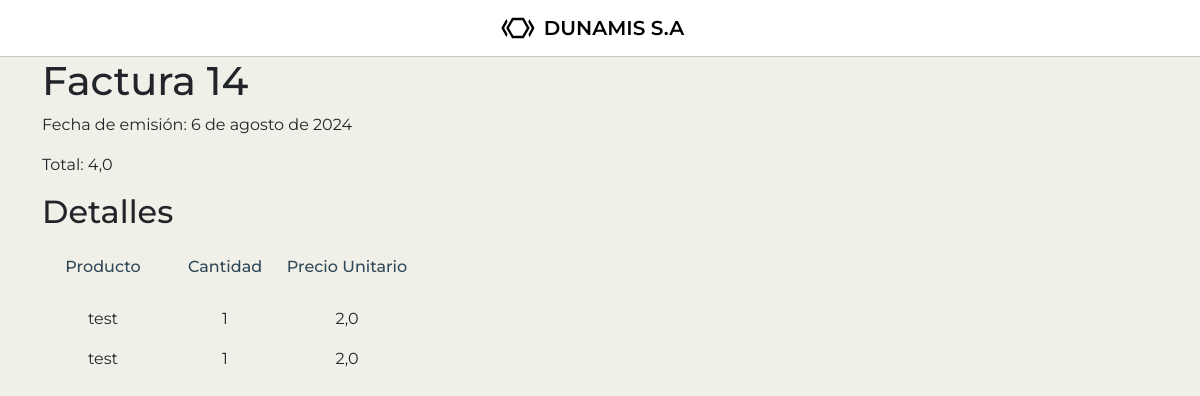
The app's page /facturas/detalle/14/, older data.
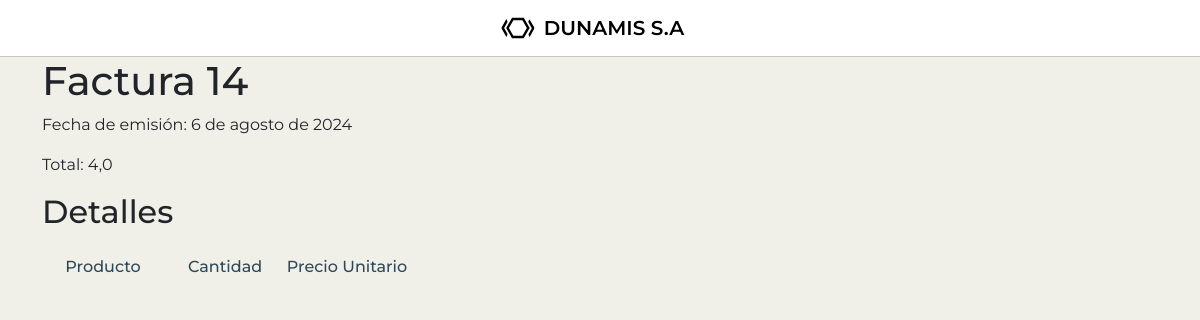
The same page, newer data.
### mod_ventas/sub_mod_facturas/models.py (models this page shows, shortened)
class FacturaDetalle(models.Model):
    factura = models.ForeignKey(Factura, on_delete=models.CASCADE)
    producto = models.ForeignKey(Producto, on_delete=models.CASCADE)
    cantidad = models.PositiveIntegerField(default=1)
    precio_unitario = models.FloatField(default=0.0)

### mod_ventas/sub_mod_productos/models.py (models this page shows, shortened)
class Producto(models.Model):
    nombre = models.CharField(max_length=150)
    imagen = models.ImageField(upload_to='productos/', blank=True, null=True, default='productos/default.png')
    tipo_producto = models.ForeignKey(TipoProducto, on_delete=models.CASCADE, default=1)
    proveedor = models.ForeignKey(Proveedor, on_delete=models.CASCADE, default=1)
    precio_compra = models.FloatField(validators=[MinValueValidator(1)], default=0)
    precio_venta = models.FloatField(validators=[MinValueValidator(1)], default=0)
    codigo_lote = models.CharField(max_length=150, default='')
    stock = models.IntegerField(default=0)
    fecha_vencimiento = models.DateField(default=date.today)
    slug = models.SlugField(default='', null=False)
    activo = models.BooleanField(default=True)
    descripcion = models.TextField()
    def __str__(self):
        return self.nombre

### mod_ventas/sub_mod_facturas/views.py (the view)
# urls.py: path('detalle/<int:pk>/', views.factura_detalle, name='factura_detalle'),
def factura_detalle(request, pk):
    factura = get_object_or_404(Factura, pk=pk)
    detalles = FacturaDetalle.objects.filter(factura=factura)
    return render(request, 'sub_mod_facturas/factura_detalle.html', {
        'factura': factura,
        'detalles': detalles,
    })

### mod_ventas/sub_mod_facturas/templates/sub_mod_facturas/factura_detalle.html
{% extends 'base.html' %}
{% block content %}
  <h1>Factura {{ factura.numero_factura }}</h1>
  <p>Fecha de emisión: {{ factura.fecha_emision }}</p>
  <p>Total: {{ factura.total }}</p>
  <h2>Detalles</h2>
  <table>
    <thead>
      <tr>
        <th>Producto</th>
        <th>Cantidad</th>
        <th>Precio Unitario</th>
      </tr>
    </thead>
    <tbody>
      {% for detalle in detalles %}
        <tr>
          <td>{{ detalle.producto }}</td>
          <td>{{ detalle.cantidad }}</td>
          <td>{{ detalle.precio_unitario }}</td>
        </tr>
      {% endfor %}
    </tbody>
  </table>
{% endblock %}

Row changes from the older to the newer data that the page shows:
removed FacturaDetalle: producto "test", cantidad "1", precio_unitario "2,0"
removed FacturaDetalle: producto "test", cantidad "1", precio_unitario "2,0"
